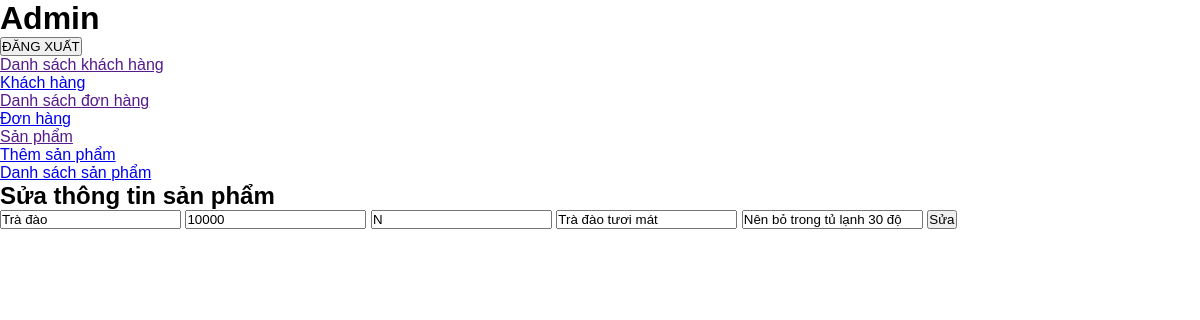
Page /suasp.php?cartegory_id=114 on the committed database.
### tables this page shows
CREATE TABLE `sanpham` (
  `cartegory_id` int(11) NOT NULL,
  `Tensp` varchar(255) NOT NULL,
  `Gia` varchar(255) NOT NULL,
  `Hinh` text NOT NULL,
  `Mota` varchar(5000) NOT NULL,
  `Baoquan` varchar(5000) NOT NULL,
  `Madanhmuc` varchar(255) NOT NULL
);

### suasp.php (the view, shortened to what this page needs)
<?php
include "headera.php";
include "slider.php";
?>
<?php
if(!isset($_GET['cartegory_id']) || $_GET['cartegory_id'] == NULL){
    echo "<script>window.location = 'cartegorylist.php</script>";
}
else {
    $cartegory_id =$_GET['cartegory_id'];
}
    $get_cartegory =get_cartegory($cartegory_id);
    if($get_cartegory) {
        $kq = mysqli_fetch_assoc($get_cartegory);
    }
?>
<?php
function get_cartegory($cartegory_id){
    require "connect.php";
    $sql = "SELECT * FROM sanpham WHERE cartegory_id='$cartegory_id'";
    $result = mysqli_query($conn, $sql);
    return $result;
}
?>
<div class="admin-content-right">
            <div class="admin-content-right-cartegory_add">
                <h1>Sửa thông tin sản phẩm</h1>
                <form action="" method="POST">
                    <input type="text" name="Tensp" value="<?php echo $kq['Tensp']?>" >
                    <input type="text" name="Gia" value="<?php echo $kq['Gia']?>" >
                    <input type="text" name="Madanhmuc" value="<?php echo $kq['Madanhmuc']?>">
                    <input type="text" name="Mota" value="<?php echo $kq['Mota']?>">
                    <input type="text" name="Baoquan" value="<?php echo $kq['Baoquan']?>">
                    <button type="submit">Sửa</button>
                </form>
            </div>
        </div>
    </section>
</body>
</html>

### style.css (style rules this page uses)
* { padding:0; margin:0; box-sizing: border-box; font-family:'Poppins', sans-serif; cursor: pointer; }

### rows in the picture
sanpham: Tensp "Trà đào", Gia "10000", Madanhmuc "N", Mota "Trà đào tươi mát", Baoquan "Nên bỏ trong tủ lạnh 30 độ"
